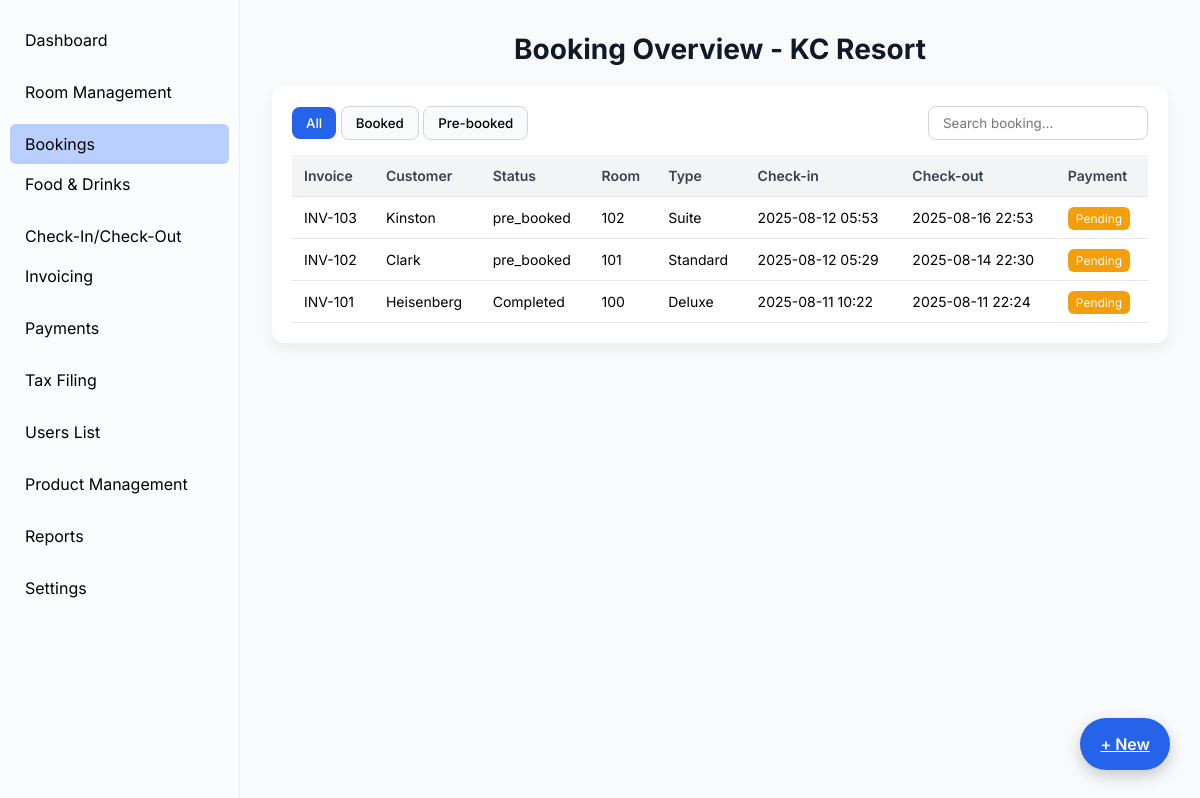
The page /booking/ (signed in) on the database as committed earlier.
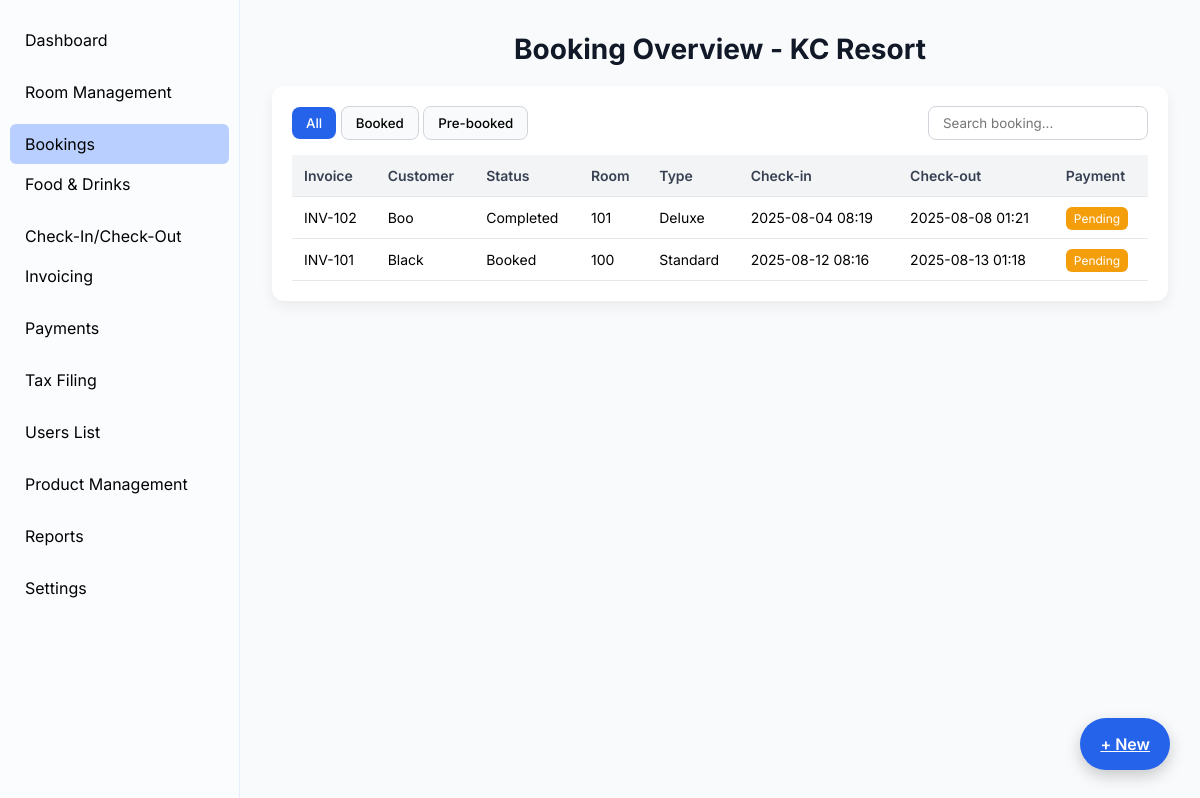
The same page on the database as committed later.
### booking/models.py (models this page shows, shortened)
class Booking(models.Model):
    STATUS_CHOICES = [
        ('booked', 'Booked'),
        ('pre-booked', 'Pre-Booked'),
        ('completed', 'Completed'),
    ]
    PAYMENT_CHOICES = [
        ('upi', 'UPI'),
        ('cash', 'Cash'),
        ('card', 'Card'),
    ]
    PAYMENT_STATUS_CHOICES = [
        ('paid', 'Paid'),
        ('pending', 'Pending'),
        ('cancelled', 'Cancelled'),
    ]
    customer_name = models.CharField(max_length=100)
    phone_number = models.CharField(max_length=15)
    address = models.TextField(blank=True, null=True)
    document_type = models.CharField(
        max_length=50,
        choices=[('Aadhar', 'Aadhar'), ('License', 'License'), ('PAN', 'PAN')],
        default='Aadhar'
    )
    document_number = models.CharField(max_length=50)
    room = models.ForeignKey(Room, on_delete=models.CASCADE)
    adults = models.PositiveIntegerField(default=1)
    children = models.PositiveIntegerField(default=0)
    status = models.CharField(max_length=20, choices=STATUS_CHOICES, default='booked')
    checkin_datetime = models.DateTimeField(default=now)
    checkout_datetime = models.DateTimeField(blank=True, null=True)
    payment_type = models.CharField(max_length=10, choices=PAYMENT_CHOICES, default='cash')
    payment_status = models.CharField(max_length=10, choices=PAYMENT_STATUS_CHOICES, default='pending')
    apply_gst = models.BooleanField(default=False)
    price = models.DecimalField(max_digits=10, decimal_places=2, default=0)  # final total price
    cgst_amount = models.DecimalField(max_digits=10, decimal_places=2, default=0)
    sgst_amount = models.DecimalField(max_digits=10, decimal_places=2, default=0)
    amount_paid = models.DecimalField(max_digits=10, decimal_places=2, default=0)
    invoice_number = models.CharField(max_length=20, unique=True, blank=True, null=True)
    created_at = models.DateTimeField(auto_now_add=True)

### rooms/models.py (models this page shows, shortened)
class Room(models.Model):
    ROOM_TYPE_CHOICES = [
        ('Standard', 'Standard'),
        ('Deluxe', 'Deluxe'),
        ('Suite', 'Suite'),
    ]
    AC_CHOICES = [
        ('AC', 'A/C'),
        ('Non-AC', 'Non A/C'),
    ]
    STATUS_CHOICES = [
        ('Available', 'Available'),
        ('Occupied', 'Occupied'),
        ('Maintenance', 'Maintenance'),
    ]
    room_number = models.CharField(max_length=10, unique=True)
    room_type = models.CharField(max_length=20, choices=ROOM_TYPE_CHOICES)
    ac_type = models.CharField(max_length=10, choices=AC_CHOICES, default='Non-AC')
    floor = models.ForeignKey(Floor, on_delete=models.SET_NULL, null=True, default=None)
    price = models.DecimalField(max_digits=10, decimal_places=2)
    status = models.CharField(max_length=20, choices=STATUS_CHOICES, default='Available')

### booking/views.py (the view, shortened to what this page needs)
# urls.py: path("", views.booking_list, name="booking_list"),
@login_required
def booking_list(request):
    query = request.GET.get("q", "")
    status_filter = request.GET.get("status", "all")
    bookings = Booking.objects.select_related("room")
    if status_filter == "booked":
        bookings = bookings.filter(status="booked")
    elif status_filter == "pre-booked":
        bookings = bookings.filter(status="pre-booked")
    bookings = bookings.order_by("-created_at")
    return render(
        request,
        "booking/booking_list.html",
        {
            "bookings": bookings,
            "query": query,
            "status_filter": status_filter,
        },
    )

### accounts/models.py (called while the page is built)
    def is_admin(self):
        return self.role == self.ROLE_ADMIN

### booking/templates/booking/booking_list.html (shortened to what this page needs)
{% extends 'base.html' %}
{% block content %}
<h1>Booking Overview - KC Resort</h1>
<div class="table-wrap">
  <form method="get" class="filter-bar">
    <div>
      <button type="submit" name="status" value="all" class="filter-btn {% if status_filter == 'all' %}active{% endif %}">All</button>
      <button type="submit" name="status" value="booked" class="filter-btn {% if status_filter == 'booked' %}active{% endif %}">Booked</button>
      <button type="submit" name="status" value="pre_booked" class="filter-btn {% if status_filter == 'pre_booked' %}active{% endif %}">Pre-booked</button>
    </div>
    <div class="search-box">
      <input type="text" name="q" placeholder="Search booking..." value="{{ query }}">
    </div>
  </form>
  <table>
    <thead>
      <tr>
        <th>Invoice</th>
        <th>Customer</th>
        <th>Status</th>
        <th>Room</th>
        <th>Type</th>
        <th>Check-in</th>
        <th>Check-out</th>
        <th>Payment</th>
      </tr>
    </thead>
    <tbody>
      {% for b in bookings %}
        <tr>
          <td>{{ b.invoice_number }}</td>
          <td>{{ b.customer_name }}</td>
          <td>{{ b.get_status_display }}</td>
          <td>{{ b.room.room_number }}</td>
          <td>{{ b.room.room_type }}</td>
          <td>{{ b.checkin_datetime|date:"Y-m-d H:i" }}</td>
          <td>{% if b.checkout_datetime %}{{ b.checkout_datetime|date:"Y-m-d H:i" }}{% else %}-{% endif %}</td>
          <td>
            {% if b.payment_status == 'paid' %}
              <span class="badge-paid">Paid</span>
            {% elif b.payment_status == 'pending' %}
              <span class="badge-pending">Pending</span>
            {% else %}
              <span class="badge-cancelled">Cancelled</span>
            {% endif %}
          </td>
        </tr>
      {% empty %}
        <tr><td colspan="8" style="text-align:center;">No records available</td></tr>
      {% endfor %}
    </tbody>
  </table>
</div>
<a href="{% url 'booking:new_booking' %}" class="floating-btn">+ New</a>
{% endblock %}

Rows that differ between the two databases and show on the page:
removed Booking: invoice_number "INV-103", customer_name "Kinston", status "pre_booked", room.room_number "102", room.room_type "Suite", checkin_datetime "2025-08-12 05:53", checkout_datetime "2025-08-16 22:53", payment_status "Pending"
changed Booking "INV-102": customer_name "Clark" → "Boo"; status "pre_booked" → "Completed"; room.room_type "Standard" → "Deluxe"; checkin_datetime "2025-08-12 05:29" → "2025-08-04 08:19"; checkout_datetime "2025-08-14 22:30" → "2025-08-08 01:21"
changed Booking "INV-101": customer_name "Heisenberg" → "Black"; status "Completed" → "Booked"; room.room_type "Deluxe" → "Standard"; checkin_datetime "2025-08-11 10:22" → "2025-08-12 08:16"; checkout_datetime "2025-08-11 22:24" → "2025-08-13 01:18"
